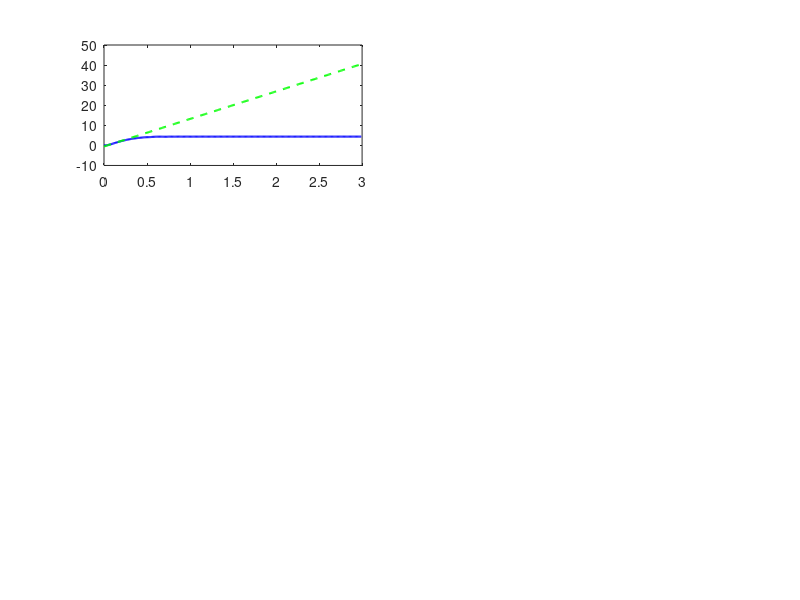

Write MATLAB code to recreate this figure. (Note: this script raises an error after producing the figure.)
% LOAD DATA
load('motor_data_forward_filtered.mat');

% Rename for convenience (change only these)
w_data = w1_filt;
u_data = u1;

% DETECT RISING AND FALLING EDGES
motor_on = u_data > 0.1; 
voltage_changes = diff(motor_on);
start_indices = find(voltage_changes == 1) + 1; 
end_indices = find(voltage_changes == -1);

num_iterations = min(length(start_indices), length(end_indices));
fprintf('Found %d valid iterations.\n\n', num_iterations);

% Initialize vectors to store the results
f_inf_array = zeros(1, num_iterations);
mu_array = zeros(1, num_iterations);
tau_tan_array = zeros(1, num_iterations);
T_tan_array = zeros(1, num_iterations);
Va_array = zeros(1, num_iterations);

t_s = 0.01; % Sample time
num_samples = 50; 

% Create a figure to plot the tangents and visually check the results
figure;
hold on;

% FOR LOOP TO ANALYZE THE ITERATIONS (TANGENT METHOD)
for i = 1:num_iterations

    start_idx = start_indices(i);
    end_idx = end_indices(i);
    w_step = w_data(start_idx:end_idx);
    u_step = u_data(start_idx:end_idx);

    Va = mean(u_step);

    % Time vector for this specific step (starts at 0)
    t_step = (0:length(w_step)-1)' * t_s;

    % CALCULATE f_inf AND mu
    steady_state_segment = w_step(end-num_samples+1 : end);
    f_inf = mean(steady_state_segment);
    mu = f_inf / Va;

    % TANGENT METHOD
    % Calculate the numerical derivative (dy/dt)
    dw = diff(w_step) / t_s;

    % Find the point of maximum slope (inflection point)
    [dw_max, idx_m] = max(dw);

    % Coordinates of the point of maximum slope
    % (Use idx_m because diff reduces the vector length by 1)
    t_m = t_step(idx_m);
    w_m = w_step(idx_m);

    % Calculate the intersections t0 and t1
    t0 = t_m - (w_m / dw_max);
    t1 = t_m + ((f_inf - w_m) / dw_max);

    % Estimate parameters tau and T
    tau = t0;
    T = t1 - t0;

    % Store in vectors
    f_inf_array(i) = f_inf;
    mu_array(i) = mu;
    tau_tan_array(i) = tau;
    T_tan_array(i) = T;
    Va_array(i) = Va;

    % Print results to the command window
    fprintf('Iteration %d (Tangent Method):\n', i);
    fprintf('  Speed (f_inf): %.2f rad/s\n', f_inf);
    fprintf('  Time delay (tau): %.4f s\n', tau);
    fprintf('  Time constant (T):  %.4f s\n\n', T);

    % --- VERIFICATION PLOT ---
    % Select a subplot for each iteration (up to 5, or 6 if you have more)
    subplot(ceil(num_iterations/2), 2, i);
    plot(t_step, w_step, 'b', 'LineWidth', 1.5); hold on;

    % Tangent line equation: y = m*(t - t_m) + y_m
    y_tan = dw_max * (t_step - t_m) + w_m;

    % Plot the tangent line
    plot(t_step, y_tan, 'g--', 'LineWidth', 1.5);

    % Plot the steady-state line
    yline(f_inf, 'r--', 'LineWidth', 1);

    % Set axis limits to clearly view the intersection
    xlim([0, t1 + 2*T]);
    ylim([0, f_inf * 1.2]);
    title(sprintf('Iteration %d', i));
    xlabel('Time [s]'); ylabel('Speed');
    grid on;
end

% --- CALCULATE PI PARAMETERS (Tangent Method) ---
Kp_tan = (0.9 ./ mu_array) .* (T_tan_array ./ tau_tan_array);
Ti_tan = 3 .* tau_tan_array;
Ki_tan = Kp_tan ./ Ti_tan;

% Display the results in the command window
disp('--- PI1 Parameters (Tangent Method) ---');
for i = 1:num_iterations
    fprintf('Iteration %d: V = %.2f, Kp = %.4f, Ki = %.4f\n', i, Va_array(i), Kp_tan(i), Ki_tan(i));
end
fprintf("\n");
